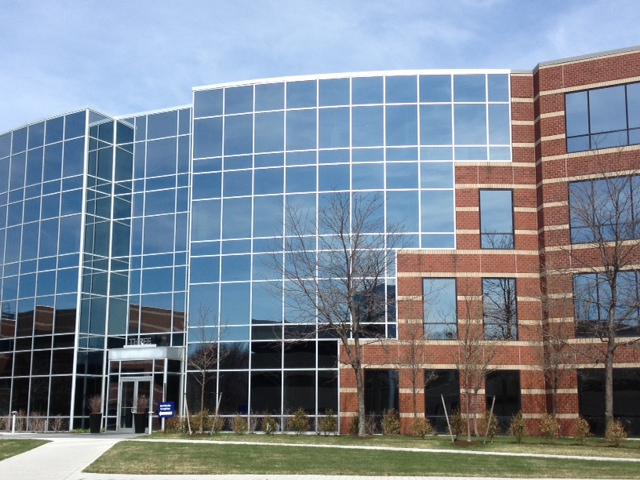
%> input picture RANSAC/building2.JPG, 640 x 480 px, given in place of building2.PNG, which was not available
$ octave mainRansac.m   (GNU Octave 9; MATLAB toolbox functions it lacks are replaced by stand-ins)
%> lines starting %> are read from the running program, lines starting %| are printed output that depends on the picture; pictures that were not available may be replaced by others from this repository, and a replacement may not be noted
clear variables
close all

rng(0);     % Reset random number generator

% Define image file names.
fileNames = { 'building2.PNG', 'building3.PNG'};
% run('vlfeat-0.9.21/toolbox/vl_setup');
% run('vlfeat-0.9.21-bin\vlfeat-0.9.21\toolbox\vl_setup')
% Get the first image.
I1c = imread(fileNames{1});
%> I1c is the input picture: size 480x640x3 uint8; mean R, G, B 124.8, 135.5, 148.3

% Get second image.
I2c = imread(fileNames{2});
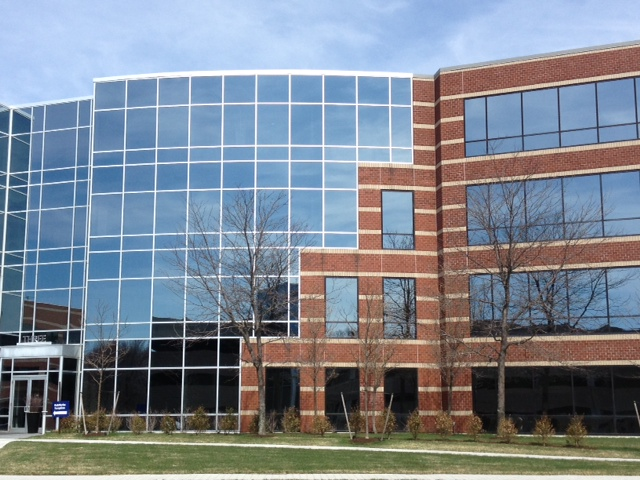
%> input picture RANSAC/building3.JPG, 640 x 480 px, given in place of building3.PNG, which was not available
%> I2c is the input picture: size 480x640x3 uint8; mean R, G, B 125.2, 133.7, 144.9

% Convert to grayscale
if (size(I1c,3)>1)
    I1 = rgb2gray(I1c);
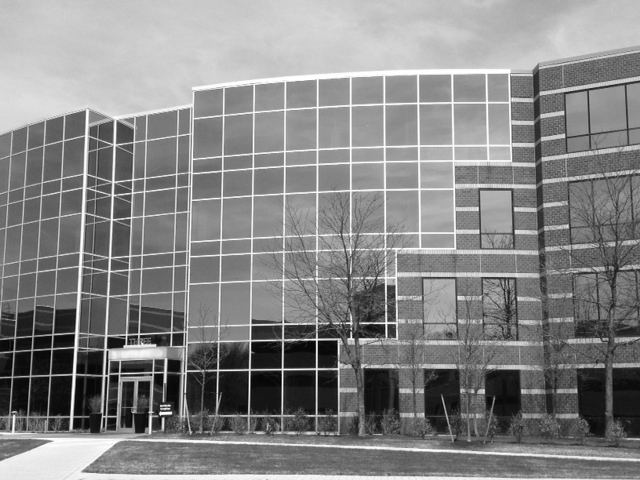
%> I1: size 480x640 uint8; min 1, max 255, mean 133.7
else
    I1 = I1c;
end
if (size(I2c,3)>1)
    I2 = rgb2gray(I2c);
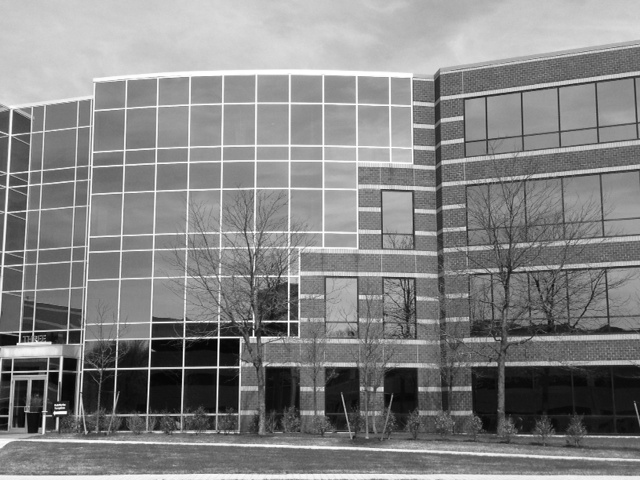
%> I2: size 480x640 uint8; min 1, max 255, mean 132.4
else
    I2 = I2c;
end

%%%%%%%%%%%%%%%%%%%%%%%%%%%%%%%%%%%%%%%%%%%%%%%%
% Extract SIFT features.
% These parameters limit the number of features detected
peak_thresh = 0;    % increase to limit; default is 0
edge_thresh = 10;   % decrease to limit; default is 10

% First image
I1 = single(I1);  % Convert to single precision floating point
%> I1: size 480x640 single
figure(1), imshow(I1,[]);

%> (the run ends here)
